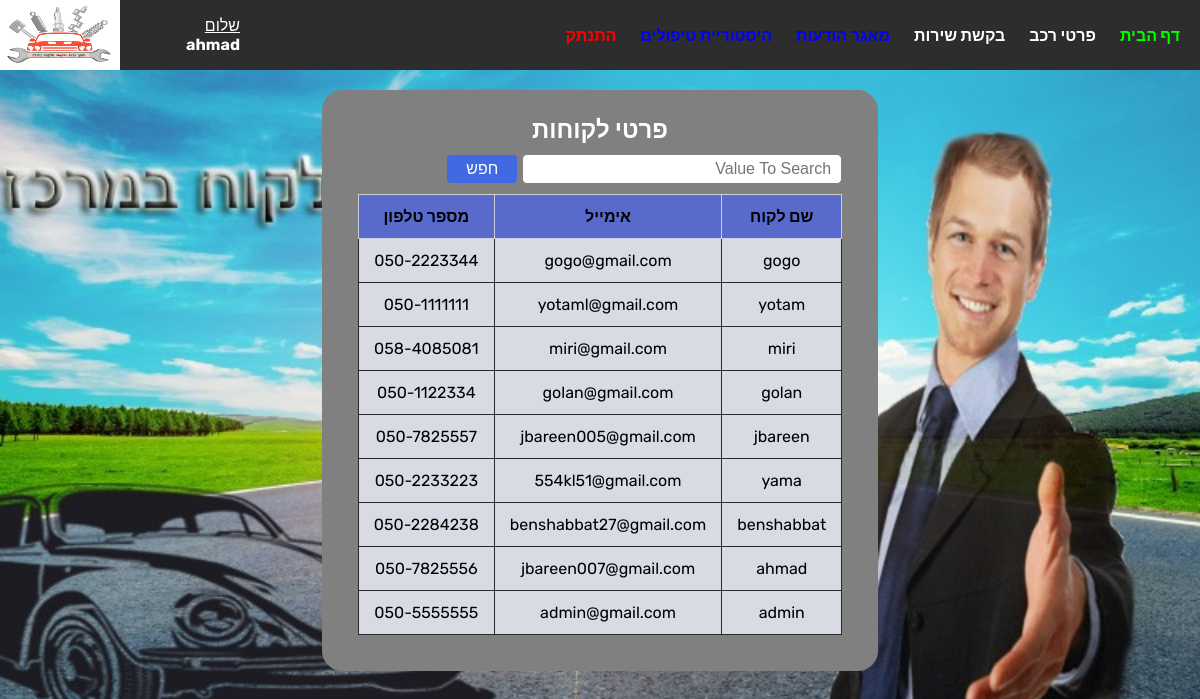
The app's page /users_DB.php (signed in) with its own data.
### tables this page shows
CREATE TABLE `users` (
  `id` int(11) NOT NULL,
  `username` varchar(255) NOT NULL,
  `phone` varchar(255) NOT NULL,
  `email` varchar(255) NOT NULL,
  `password` varchar(255) NOT NULL
);

### users_DB.php (the view, shortened to what this page needs)
<!DOCTYPE html>
<html lang="en">
<?php
include('function.php');
if (isset($_POST['search']))
    {
    $valueToSearch = $_POST['valueToSearch'];
    $query=" SELECT * FROM `users` WHERE CONCAT (`username`,`phone`,`email`) LIKE '%".$valueToSearch."%' ORDER BY `id` DESC";
    $search_result=filterTable($query);
    }
else{
        $query=" SELECT * FROM `users` ORDER BY `users`.`id` DESC LIMIT 10";
        $search_result=filterTable($query);
    }
?>
<head>
    <link rel="stylesheet" href="style.css">
    <link rel="stylesheet" type="text/css"
        href="https://cdnjs.cloudflare.com/ajax/libs/font-awesome/5.15.1/css/all.min.css">
</head>
<body>
    <header><?php nav(); ?></header>
    <form method="post" action="users_DB.php">
        <h2>פרטי לקוחות</h2>
        <div class="search-filter">
            <div class="input-search">
                <input type="text" name="valueToSearch" placeholder="Value To Search">
                <button type="submit" name="search" class="btn" value="Filter">חפש</button>
            </div>
        </div>
        <table class="table">
            <tr>
                <th>שם לקוח</th>
                <th>אימייל</th>
                <th>מספר טלפון</th>
            </tr>
            <?php while($rows=mysqli_fetch_array($search_result)):?>
            <tr>
                <td><?php echo $rows['username']; ?></td>
                <td><?php echo $rows['email']; ?></td>
                <td><?php echo $rows['phone']; ?></td>
            </tr>
            <?php endwhile;?>
        </table>
    </form>
</body>
</html>

### style.css (style rules this page uses)
* { margin: 0; padding: 0; box-sizing: border-box; --borderRadius: 10px; --borderRadiusS: 10px; --heightHeader: 70px; --backgroundColor_header:#2e2d2d; --backgroundColor_form:#808080; --fontColer_Aa:#ffffff; --border:1px solid gray; }
body { background-color: var(--backgroundColor_body); direction: rtl; font-family: 'Rubik', sans-serif; max-width: 1440px; background-image: url('images/background.jpeg'); height:max-content; background-position: center; background-repeat: no-repeat; background-size: cover; position: relative; background-attachment: fixed; }
form { background-color: var(--backgroundColor_form); width: fit-content; margin: auto; padding: 25px; border: var(--border); border-radius: 20px; margin-top: 90px; }
header { overflow: hidden; position: fixed; top: 0; height: var(--heightHeader);width: 100%; background-color: var(--backgroundColor_header); }
h2 { color: var(--fontColer_Aa); text-align: center; }
.table { border-collapse: collapse; width: -webkit-fill-available; margin: 10px 10px; }
.table td { background-color:rgb(217, 219, 228); padding: 12px 15px; border: 1px solid rgba(15, 15, 15, 0.867); text-align: center; }
.table th { background-color:rgb(88, 106, 204); padding: 12px 15px; border: 1px solid #dddd; text-align: center; }
.btn { display: inline-block; background: RoyalBlue; color: white; padding: 8px 15px; border-radius: 20px; outline: none; border: none; }
.input-search { margin: 10px 0px 10px 0px; }
.search-filter { width: 400px; margin: 10px 10px; }
.input-search input { height: 30px; width: 80.02%; padding: 5px 10px; font-size: 16px; border-radius: 5px; border: var(--border); }
.input-search button { height: 30px; width: 18%; padding: 5px 10px; font-size: 16px; border-radius: 5px; border: var(--border); }

### records on screen
users: username "gogo", email "gogo@gmail.com", phone "050-2223344"
users: username "yotam", email "yotaml@gmail.com", phone "050-1111111"
users: username "miri", email "miri@gmail.com", phone "058-4085081"
users: username "golan", email "golan@gmail.com", phone "050-1122334"
users: username "jbareen", email "jbareen005@gmail.com", phone "050-7825557"
users: username "yama", email "554kl51@gmail.com", phone "050-2233223"
users: username "benshabbat", email "benshabbat27@gmail.com", phone "050-2284238"
users: username "ahmad", email "jbareen007@gmail.com", phone "050-7825556"
users: username "admin", email "admin@gmail.com", phone "050-5555555"

### other values on screen
$_SESSION['username'] "ahmad"
